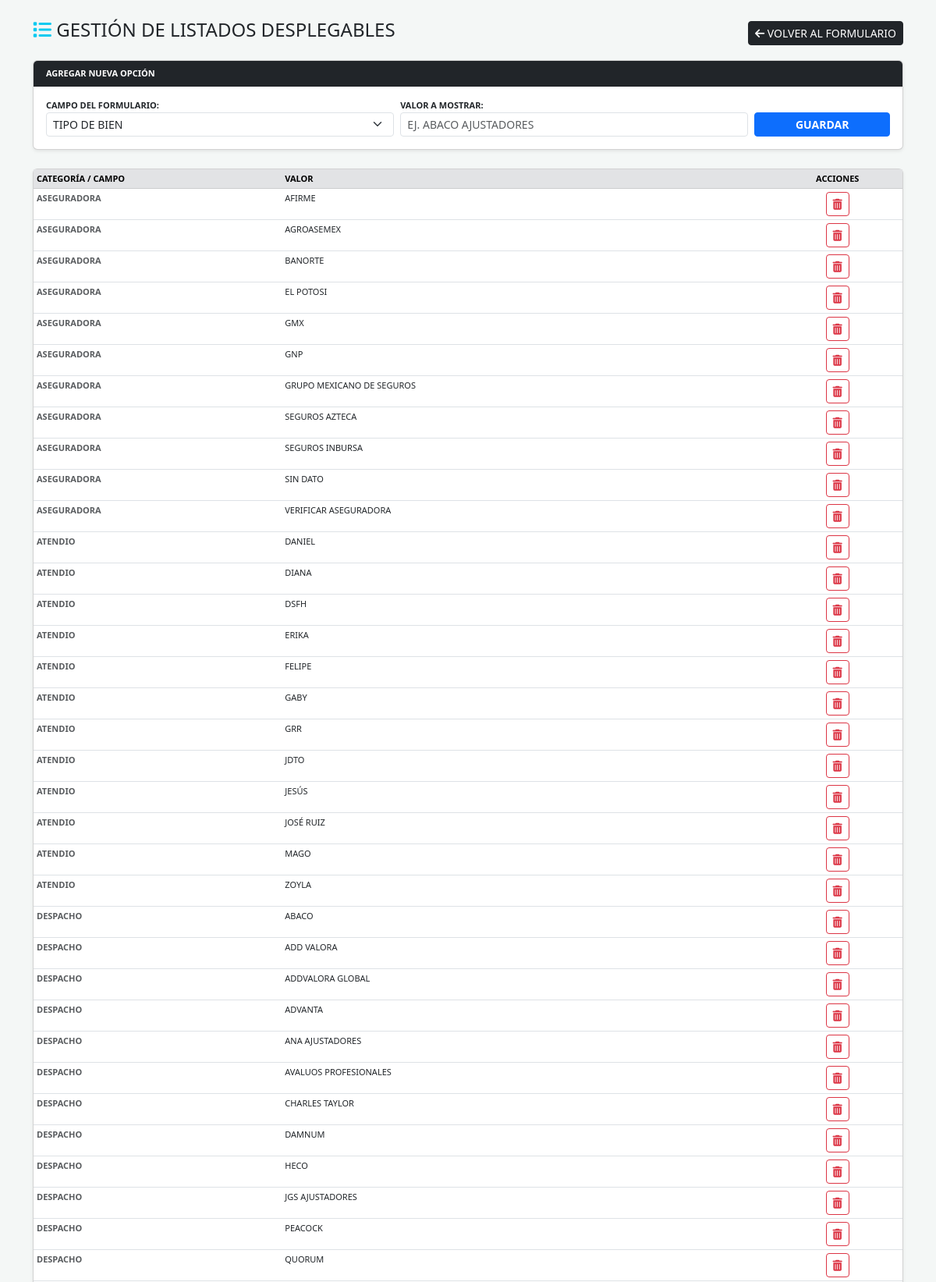
The page /modulos/armas/catalogos.php (upper part) on the database its author committed.
### tables this page shows
CREATE TABLE `catalogos` (
  `id` int NOT NULL AUTO_INCREMENT,
  `categoria` varchar(100) DEFAULT NULL,
  `valor` varchar(255) DEFAULT NULL,
  `modulo` enum('siniestros','radios','armas','personal') NOT NULL,
  PRIMARY KEY (`id`)
);

### modulos/armas/catalogos.php (the view, shortened to what this page needs)
<?php
require_once "../../config/conexion.php";
$catalogos = $pdo->query("SELECT * FROM catalogos ORDER BY categoria, valor ASC")->fetchAll();
?>
<!DOCTYPE html>
<html lang="es">
<head>
    <link href="https://cdn.jsdelivr.net/npm/bootstrap@5.3.0/dist/css/bootstrap.min.css" rel="stylesheet">
    <link rel="stylesheet" href="https://cdnjs.cloudflare.com/ajax/libs/font-awesome/6.4.0/css/all.min.css">
</head>
<body>
<div class="container mt-4">
    <div class="d-flex justify-content-between align-items-center mb-3">
        <h4><i class="fas fa-list text-info"></i> GESTIÓN DE LISTADOS DESPLEGABLES</h4>
        <a href="formulario.php" class="btn btn-dark btn-sm"><i class="fas fa-arrow-left"></i> VOLVER AL FORMULARIO</a>
    </div>
    <div class="card shadow-sm mb-4">
        <div class="card-header bg-dark text-white fw-bold">AGREGAR NUEVA OPCIÓN</div>
        <div class="card-body">
            <form method="POST" class="row g-2">
                <div class="col-md-5">
                    <label class="fw-bold">CAMPO DEL FORMULARIO:</label>
                    <select name="categoria" class="form-select form-select-sm" required>
                        <option value="TIPO_BIEN">TIPO DE BIEN</option>
                    </select>
                </div>
                <div class="col-md-5">
                    <label class="fw-bold">VALOR A MOSTRAR:</label>
                    <input type="text" name="nuevo_valor" class="form-control form-control-sm" placeholder="EJ. ABACO AJUSTADORES" required>
                </div>
                <div class="col-md-2 d-flex align-items-end">
                    <button type="submit" class="btn btn-primary btn-sm w-100 fw-bold">GUARDAR</button>
                </div>
            </form>
        </div>
    </div>
    <div class="card shadow-sm">
        <div class="table-responsive">
            <table class="table table-sm table-hover mb-0">
                <thead class="table-secondary">
                    <tr>
                        <th>CATEGORÍA / CAMPO</th>
                        <th>VALOR</th>
                        <th class="text-center">ACCIONES</th>
                    </tr>
                </thead>
                <tbody>
                    <?php foreach($catalogos as $c): ?>
                    <tr>
                        <td class="fw-bold text-muted"><?= htmlspecialchars($c['categoria']) ?></td>
                        <td><?= htmlspecialchars($c['valor']) ?></td>
                        <td class="text-center">
                            <a href="?del=<?= $c['id'] ?>" class="btn btn-outline-danger btn-sm" onclick="return confirm('¿ELIMINAR ESTA OPCIÓN?')">
                                <i class="fas fa-trash-alt"></i>
                            </a>
                        </td>
                    </tr>
                    <?php endforeach; ?>
                </tbody>
            </table>
        </div>
    </div>
</div>
</body>
</html>

### modulos/armas/catalogos.php (style rules this page uses)
body { background:#f4f7f6; font-size: 11px; text-transform: uppercase; }

### rows shown on the page
catalogos: categoria "ASEGURADORA", valor "AFIRME"
catalogos: categoria "ASEGURADORA", valor "AGROASEMEX"
catalogos: categoria "ASEGURADORA", valor "BANORTE"
catalogos: categoria "ASEGURADORA", valor "EL POTOSI"
catalogos: categoria "ASEGURADORA", valor "GMX"
catalogos: categoria "ASEGURADORA", valor "GNP"
catalogos: categoria "ASEGURADORA", valor "GRUPO MEXICANO DE SEGUROS"
catalogos: categoria "ASEGURADORA", valor "SEGUROS AZTECA"
catalogos: categoria "ASEGURADORA", valor "SEGUROS INBURSA"
catalogos: categoria "ASEGURADORA", valor "SIN DATO"
catalogos: categoria "ASEGURADORA", valor "VERIFICAR ASEGURADORA"
catalogos: categoria "ATENDIO", valor "DANIEL"
catalogos: categoria "ATENDIO", valor "DIANA"
catalogos: categoria "ATENDIO", valor "DSFH"
catalogos: categoria "ATENDIO", valor "ERIKA"
catalogos: categoria "ATENDIO", valor "FELIPE"
catalogos: categoria "ATENDIO", valor "GABY"
catalogos: categoria "ATENDIO", valor "GRR"
catalogos: categoria "ATENDIO", valor "JDTO"
catalogos: categoria "ATENDIO", valor "JESÚS"
catalogos: categoria "ATENDIO", valor "JOSÉ RUIZ"
catalogos: categoria "ATENDIO", valor "MAGO"
catalogos: categoria "ATENDIO", valor "ZOYLA"
catalogos: categoria "DESPACHO", valor "ABACO"
catalogos: categoria "DESPACHO", valor "ADD VALORA"
catalogos: categoria "DESPACHO", valor "ADDVALORA GLOBAL"
catalogos: categoria "DESPACHO", valor "ADVANTA"
catalogos: categoria "DESPACHO", valor "ANA AJUSTADORES"
catalogos: categoria "DESPACHO", valor "AVALUOS PROFESIONALES"
catalogos: categoria "DESPACHO", valor "CHARLES TAYLOR"
catalogos: categoria "DESPACHO", valor "DAMNUM"
catalogos: categoria "DESPACHO", valor "HECO"
catalogos: categoria "DESPACHO", valor "JGS AJUSTADORES"
catalogos: categoria "DESPACHO", valor "PEACOCK"
catalogos: categoria "DESPACHO", valor "QUORUM"
